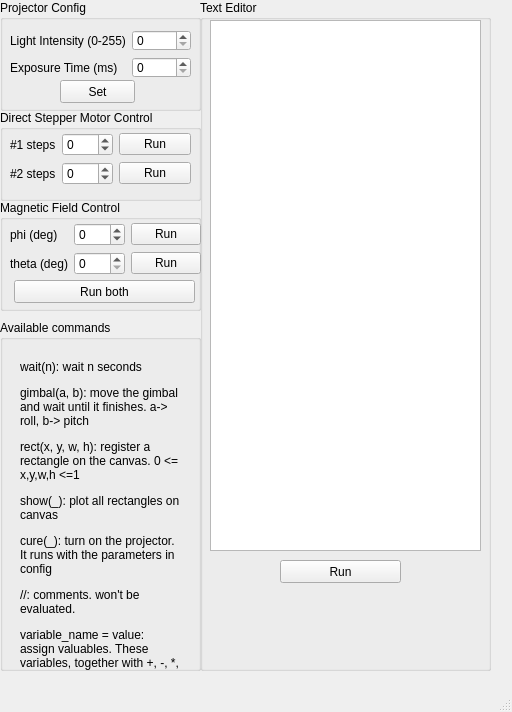
<?xml version="1.0" encoding="UTF-8"?>
<ui version="4.0">
 <class>MainWindow</class>
 <widget class="QMainWindow" name="MainWindow">
  <property name="geometry">
   <rect>
    <x>0</x>
    <y>0</y>
    <width>512</width>
    <height>712</height>
   </rect>
  </property>
  <property name="windowTitle">
   <string>New text Editor</string>
  </property>
  <widget class="QWidget" name="centralwidget">
   <widget class="QGroupBox" name="groupBox">
    <property name="geometry">
     <rect>
      <x>0</x>
      <y>0</y>
      <width>201</width>
      <height>111</height>
     </rect>
    </property>
    <property name="title">
     <string>Projector Config</string>
    </property>
    <widget class="QPushButton" name="btn_LED_set">
     <property name="geometry">
      <rect>
       <x>60</x>
       <y>80</y>
       <width>75</width>
       <height>23</height>
      </rect>
     </property>
     <property name="text">
      <string>Set</string>
     </property>
    </widget>
    <widget class="QWidget" name="layoutWidget">
     <property name="geometry">
      <rect>
       <x>10</x>
       <y>30</y>
       <width>181</width>
       <height>48</height>
      </rect>
     </property>
     <layout class="QGridLayout" name="gridLayout_2">
      <item row="0" column="0">
       <widget class="QLabel" name="label">
        <property name="text">
         <string>Light Intensity (0-255)</string>
        </property>
        <property name="wordWrap">
         <bool>false</bool>
        </property>
       </widget>
      </item>
      <item row="0" column="1">
       <widget class="QSpinBox" name="spb_LED_intensity">
        <property name="maximum">
         <number>255</number>
        </property>
        <property name="displayIntegerBase">
         <number>10</number>
        </property>
       </widget>
      </item>
      <item row="1" column="0">
       <widget class="QLabel" name="label_2">
        <property name="text">
         <string>Exposure Time (ms)</string>
        </property>
       </widget>
      </item>
      <item row="1" column="1">
       <widget class="QSpinBox" name="spb_LED_exposureTime">
        <property name="maximum">
         <number>5000</number>
        </property>
       </widget>
      </item>
     </layout>
    </widget>
   </widget>
   <widget class="QGroupBox" name="groupBox_2">
    <property name="geometry">
     <rect>
      <x>200</x>
      <y>0</y>
      <width>291</width>
      <height>671</height>
     </rect>
    </property>
    <property name="title">
     <string>Text Editor</string>
    </property>
    <widget class="QPlainTextEdit" name="editor">
     <property name="geometry">
      <rect>
       <x>10</x>
       <y>20</y>
       <width>271</width>
       <height>531</height>
      </rect>
     </property>
    </widget>
    <widget class="QPushButton" name="btn_editor_update">
     <property name="geometry">
      <rect>
       <x>80</x>
       <y>560</y>
       <width>121</width>
       <height>23</height>
      </rect>
     </property>
     <property name="text">
      <string>Run</string>
     </property>
    </widget>
   </widget>
   <widget class="QGroupBox" name="groupBox_3">
    <property name="geometry">
     <rect>
      <x>0</x>
      <y>320</y>
      <width>201</width>
      <height>351</height>
     </rect>
    </property>
    <property name="title">
     <string>Available commands</string>
    </property>
    <widget class="QLabel" name="label_3">
     <property name="geometry">
      <rect>
       <x>20</x>
       <y>40</y>
       <width>161</width>
       <height>431</height>
      </rect>
     </property>
     <property name="text">
      <string>&lt;html&gt;&lt;head/&gt;&lt;body&gt;&lt;p&gt;wait(n): wait n seconds&lt;/p&gt;&lt;p&gt;gimbal(a, b): move the gimbal and wait until it finishes. a-&amp;gt; roll, b-&amp;gt; pitch&lt;/p&gt;&lt;p&gt;rect(x, y, w, h): register a rectangle on the canvas. 0 &amp;lt;= x,y,w,h &amp;lt;=1&lt;/p&gt;&lt;p&gt;show(_): plot all rectangles on canvas&lt;/p&gt;&lt;p&gt;cure(_): turn on the projector. It runs with the parameters in config&lt;/p&gt;&lt;p&gt;//: comments. won't be evaluated.&lt;/p&gt;&lt;p&gt;variable_name = value: assign valuables. These variables, together with +, -, *, and /, can be used as arguments in a function.&lt;br/&gt;&lt;/p&gt;&lt;p&gt;Ctrl + N: new editor&lt;/p&gt;&lt;p&gt;Ctrl + S: save editor&lt;/p&gt;&lt;p&gt;Ctrl + O: open editor&lt;br/&gt;&lt;/p&gt;&lt;/body&gt;&lt;/html&gt;</string>
     </property>
     <property name="wordWrap">
      <bool>true</bool>
     </property>
    </widget>
   </widget>
   <widget class="QGroupBox" name="groupBox_4">
    <property name="geometry">
     <rect>
      <x>0</x>
      <y>110</y>
      <width>201</width>
      <height>91</height>
     </rect>
    </property>
    <property name="title">
     <string>Direct Stepper Motor Control</string>
    </property>
    <widget class="QWidget" name="layoutWidget">
     <property name="geometry">
      <rect>
       <x>10</x>
       <y>23</y>
       <width>181</width>
       <height>54</height>
      </rect>
     </property>
     <layout class="QGridLayout" name="gridLayout">
      <item row="0" column="0">
       <widget class="QLabel" name="label_4">
        <property name="text">
         <string>#1 steps</string>
        </property>
       </widget>
      </item>
      <item row="0" column="1">
       <widget class="QSpinBox" name="spb_motor1_step">
        <property name="minimum">
         <number>-999</number>
        </property>
        <property name="maximum">
         <number>999</number>
        </property>
       </widget>
      </item>
      <item row="0" column="2">
       <widget class="QPushButton" name="btn_motor1_run">
        <property name="text">
         <string>Run</string>
        </property>
       </widget>
      </item>
      <item row="1" column="0">
       <widget class="QLabel" name="label_5">
        <property name="text">
         <string>#2 steps</string>
        </property>
       </widget>
      </item>
      <item row="1" column="1">
       <widget class="QSpinBox" name="spb_motor2_step">
        <property name="minimum">
         <number>-999</number>
        </property>
        <property name="maximum">
         <number>999</number>
        </property>
       </widget>
      </item>
      <item row="1" column="2">
       <widget class="QPushButton" name="btn_motor2_run">
        <property name="text">
         <string>Run</string>
        </property>
       </widget>
      </item>
     </layout>
    </widget>
   </widget>
   <widget class="QGroupBox" name="groupBox_5">
    <property name="geometry">
     <rect>
      <x>0</x>
      <y>200</y>
      <width>201</width>
      <height>111</height>
     </rect>
    </property>
    <property name="title">
     <string>Magnetic Field Control</string>
    </property>
    <widget class="QWidget" name="layoutWidget_2">
     <property name="geometry">
      <rect>
       <x>10</x>
       <y>23</y>
       <width>191</width>
       <height>54</height>
      </rect>
     </property>
     <layout class="QGridLayout" name="gridLayout_3">
      <item row="0" column="0">
       <widget class="QLabel" name="label_6">
        <property name="text">
         <string>phi (deg)</string>
        </property>
       </widget>
      </item>
      <item row="0" column="1">
       <widget class="QSpinBox" name="spb_phi">
        <property name="minimum">
         <number>-180</number>
        </property>
        <property name="maximum">
         <number>180</number>
        </property>
       </widget>
      </item>
      <item row="0" column="2">
       <widget class="QPushButton" name="btn_phi_run">
        <property name="text">
         <string>Run</string>
        </property>
       </widget>
      </item>
      <item row="1" column="0">
       <widget class="QLabel" name="label_7">
        <property name="text">
         <string>theta (deg)</string>
        </property>
       </widget>
      </item>
      <item row="1" column="1">
       <widget class="QSpinBox" name="spb_theta">
        <property name="minimum">
         <number>0</number>
        </property>
        <property name="maximum">
         <number>180</number>
        </property>
       </widget>
      </item>
      <item row="1" column="2">
       <widget class="QPushButton" name="btn_theta_run">
        <property name="text">
         <string>Run</string>
        </property>
       </widget>
      </item>
     </layout>
    </widget>
    <widget class="QPushButton" name="btn_phi_theta_run">
     <property name="geometry">
      <rect>
       <x>14</x>
       <y>80</y>
       <width>181</width>
       <height>23</height>
      </rect>
     </property>
     <property name="text">
      <string>Run both</string>
     </property>
    </widget>
   </widget>
  </widget>
  <widget class="QMenuBar" name="menubar">
   <property name="geometry">
    <rect>
     <x>0</x>
     <y>0</y>
     <width>512</width>
     <height>21</height>
    </rect>
   </property>
  </widget>
  <widget class="QStatusBar" name="statusbar"/>
 </widget>
 <resources/>
 <connections/>
</ui>
